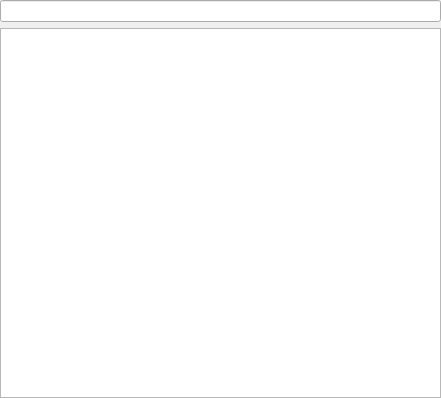
<?xml version="1.0" encoding="UTF-8"?>
<ui version="4.0">
 <class>LineEditWithExtensibleTextBox</class>
 <widget class="QWidget" name="LineEditWithExtensibleTextBox">
  <property name="geometry">
   <rect>
    <x>0</x>
    <y>0</y>
    <width>441</width>
    <height>398</height>
   </rect>
  </property>
  <property name="windowTitle">
   <string>Form</string>
  </property>
  <layout class="QFormLayout" name="formLayout">
   <property name="leftMargin">
    <number>0</number>
   </property>
   <property name="topMargin">
    <number>0</number>
   </property>
   <property name="rightMargin">
    <number>0</number>
   </property>
   <property name="bottomMargin">
    <number>0</number>
   </property>
   <item row="0" column="0" colspan="2">
    <layout class="QVBoxLayout" name="verticalLayout">
     <item>
      <widget class="QLineEdit" name="lineEdit"/>
     </item>
     <item>
      <widget class="QPlainTextEdit" name="contentText"/>
     </item>
    </layout>
   </item>
  </layout>
 </widget>
 <resources/>
 <connections/>
</ui>
